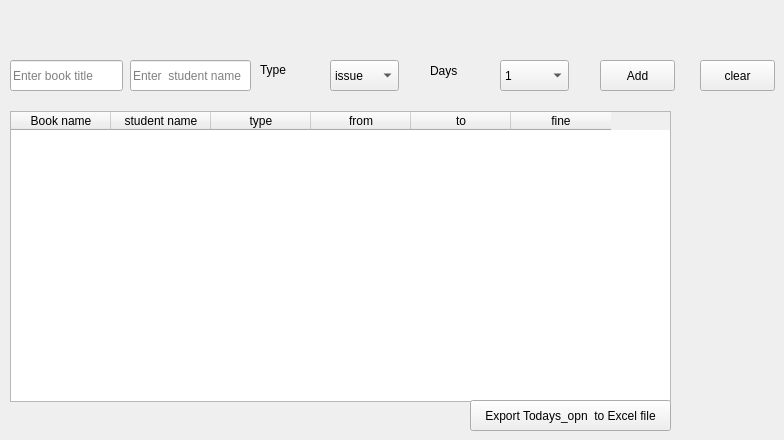
    <widget class="QWidget" name="tab">
     <attribute name="title">
      <string>DaytoDayOpn</string>
     </attribute>
     <widget class="QTableWidget" name="tableWidget">
      <property name="geometry">
       <rect>
        <x>10</x>
        <y>111</y>
        <width>661</width>
        <height>291</height>
       </rect>
      </property>
      <column>
       <property name="text">
        <string>Book name</string>
       </property>
      </column>
      <column>
       <property name="text">
        <string>student name</string>
       </property>
      </column>
      <column>
       <property name="text">
        <string>type</string>
       </property>
      </column>
      <column>
       <property name="text">
        <string>from</string>
       </property>
      </column>
      <column>
       <property name="text">
        <string>to</string>
       </property>
      </column>
      <column>
       <property name="text">
        <string>fine</string>
       </property>
      </column>
     </widget>
     <widget class="QPushButton" name="pushButton_6">
      <property name="geometry">
       <rect>
        <x>600</x>
        <y>60</y>
        <width>75</width>
        <height>31</height>
       </rect>
      </property>
      <property name="text">
       <string>Add</string>
      </property>
     </widget>
     <widget class="QLineEdit" name="lineEdit">
      <property name="geometry">
       <rect>
        <x>10</x>
        <y>60</y>
        <width>113</width>
        <height>31</height>
       </rect>
      </property>
      <property name="placeholderText">
       <string>Enter book title</string>
      </property>
     </widget>
     <widget class="QComboBox" name="comboBox">
      <property name="geometry">
       <rect>
        <x>330</x>
        <y>60</y>
        <width>69</width>
        <height>31</height>
       </rect>
      </property>
      <item>
       <property name="text">
        <string>issue</string>
       </property>
      </item>
      <item>
       <property name="text">
        <string>return</string>
       </property>
      </item>
     </widget>
     <widget class="QComboBox" name="comboBox_2">
      <property name="geometry">
       <rect>
        <x>500</x>
        <y>60</y>
        <width>69</width>
        <height>31</height>
       </rect>
      </property>
      <item>
       <property name="text">
        <string>1</string>
       </property>
      </item>
      <item>
       <property name="text">
        <string>2</string>
       </property>
      </item>
      <item>
       <property name="text">
        <string>3</string>
       </property>
      </item>
      <item>
       <property name="text">
        <string>4</string>
       </property>
      </item>
      <item>
       <property name="text">
        <string>5</string>
       </property>
      </item>
      <item>
       <property name="text">
        <string>6</string>
       </property>
      </item>
      <item>
       <property name="text">
        <string>7</string>
       </property>
      </item>
      <item>
       <property name="text">
        <string>8</string>
       </property>
      </item>
      <item>
       <property name="text">
        <string>9</string>
       </property>
      </item>
      <item>
       <property name="text">
        <string>10</string>
       </property>
      </item>
     </widget>
     <widget class="QLabel" name="label">
      <property name="geometry">
       <rect>
        <x>260</x>
        <y>60</y>
        <width>51</width>
        <height>20</height>
       </rect>
      </property>
      <property name="minimumSize">
       <size>
        <width>15</width>
        <height>15</height>
       </size>
      </property>
      <property name="text">
       <string>Type</string>
      </property>
     </widget>
     <widget class="QLabel" name="label_2">
      <property name="geometry">
       <rect>
        <x>430</x>
        <y>60</y>
        <width>47</width>
        <height>21</height>
       </rect>
      </property>
      <property name="text">
       <string>Days</string>
      </property>
     </widget>
     <widget class="QLineEdit" name="lineEdit_23">
      <property name="geometry">
       <rect>
        <x>130</x>
        <y>60</y>
        <width>121</width>
        <height>31</height>
       </rect>
      </property>
      <property name="placeholderText">
       <string>Enter  student name</string>
      </property>
     </widget>
     <widget class="QPushButton" name="pushButton_27">
      <property name="geometry">
       <rect>
        <x>470</x>
        <y>400</y>
        <width>201</width>
        <height>31</height>
       </rect>
      </property>
      <property name="text">
       <string>Export Todays_opn  to Excel file</string>
      </property>
     </widget>
     <widget class="QPushButton" name="pushButton_28">
      <property name="geometry">
       <rect>
        <x>700</x>
        <y>60</y>
        <width>75</width>
        <height>31</height>
       </rect>
      </property>
      <property name="text">
       <string>clear</string>
      </property>
     </widget>
    </widget>
